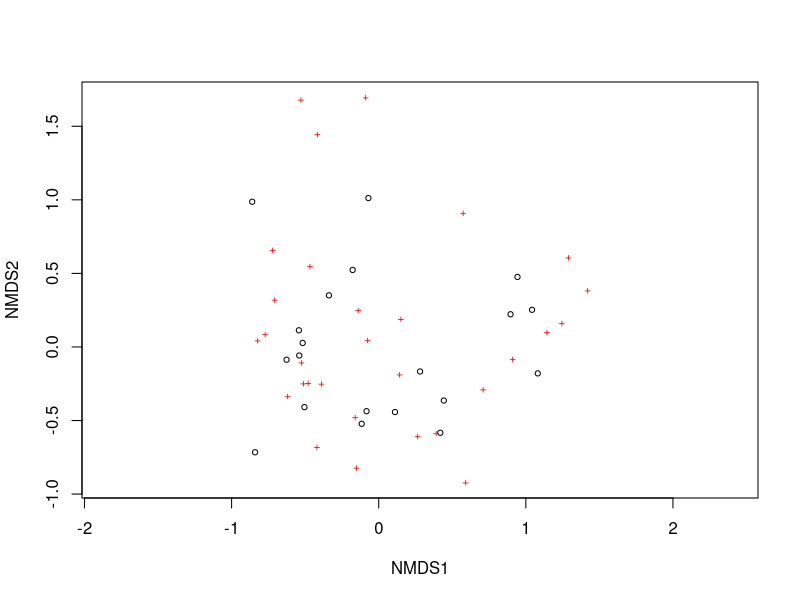
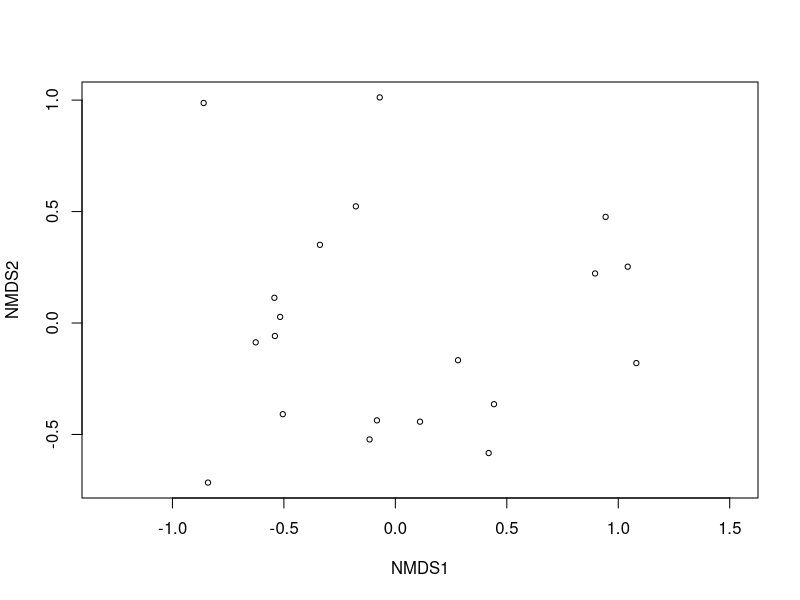
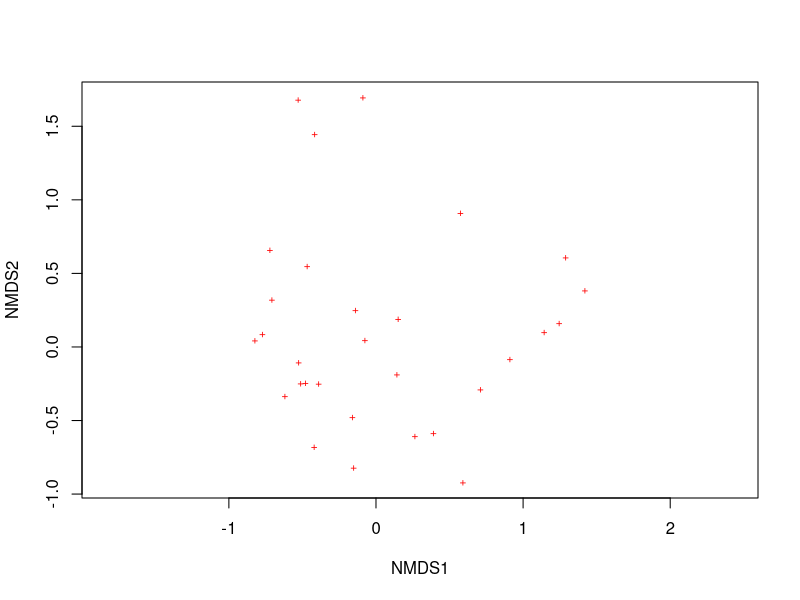
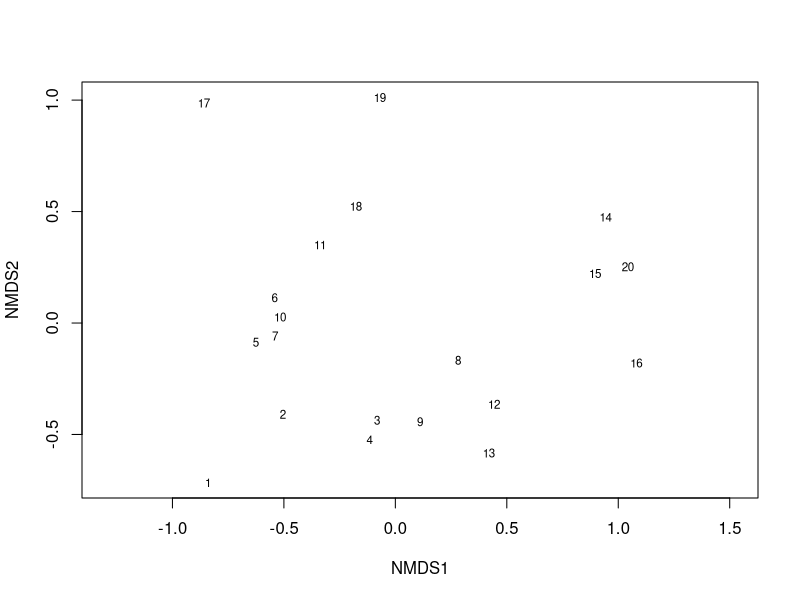
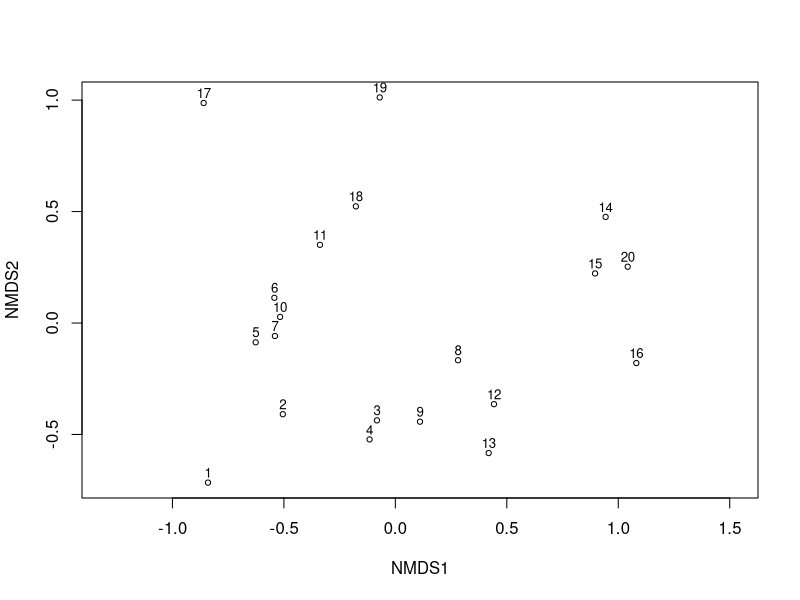
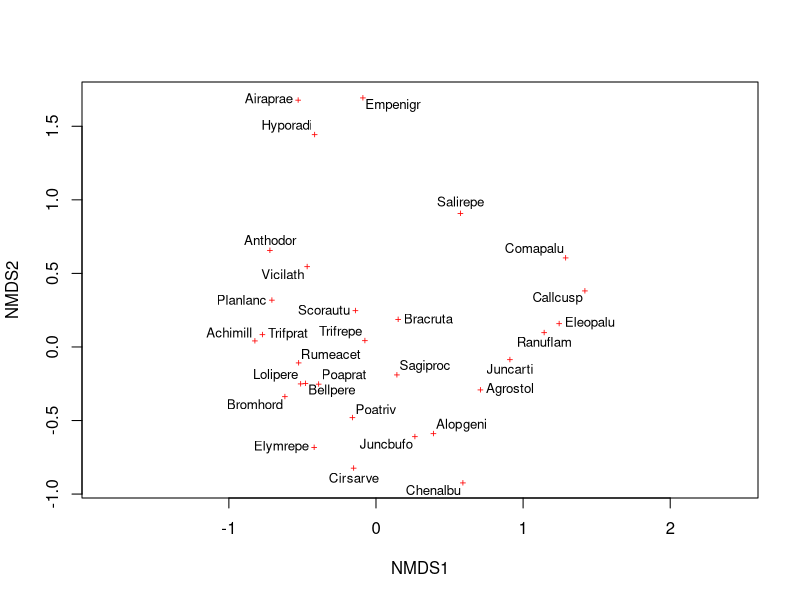
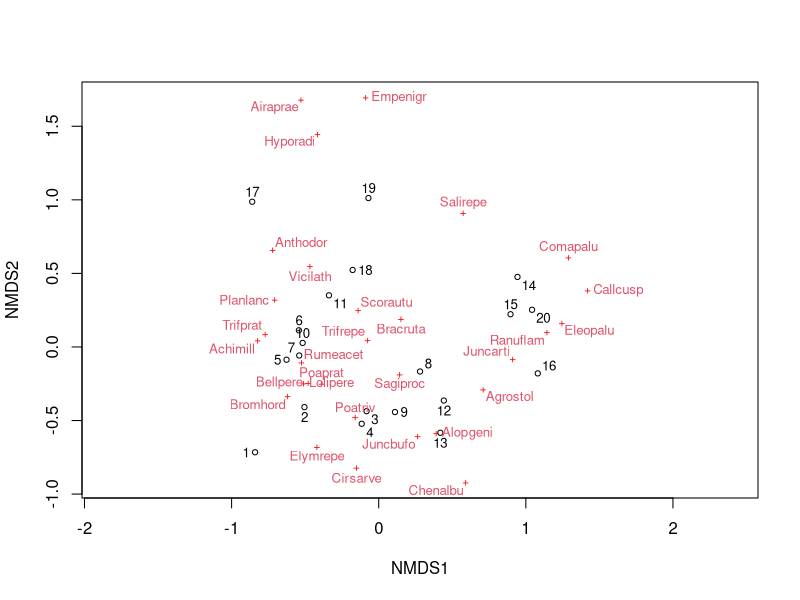
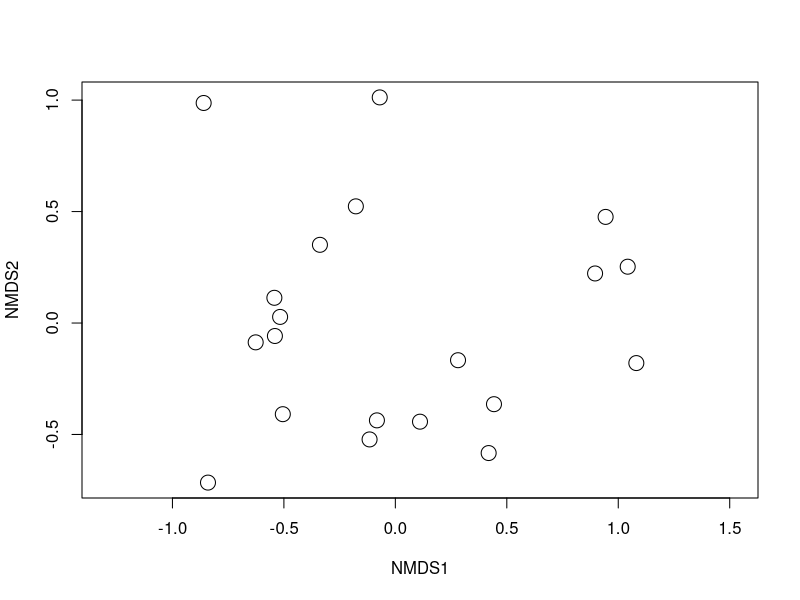

Write R code to recreate these figures, in order.
## ---- chunk 1
knitr::opts_chunk$set(comment = "", cache = TRUE, crop = TRUE)
knitr::knit_hooks$set(crop = knitr::hook_pdfcrop)
## ---- chunk 2
library("vegan")
data(dune)
data(dune.env)
## ---- chunk 3
dim(dune)
head(dune[,1:10], n=3)
## ---- chunk 4
head(dune.env, n=3)
summary(dune.env)
## ---- chunk 5
dune.bray.ord <- metaMDS(dune, distance = "bray", k = 2, trymax = 50)
## ---- chunk 6
plot(dune.bray.ord)
## ---- chunk 7
plot(dune.bray.ord, display = "sites")
## ---- chunk 8
plot(dune.bray.ord, display = "species")
## ---- chunk 9
plot(dune.bray.ord, display = "sites", type = "t")
## ---- chunk 10
plot(dune.bray.ord, display = "sites")
set.seed(314) ## make reproducible
ordipointlabel(dune.bray.ord, display = "sites", scaling = 3, add = TRUE)
## ---- chunk 11
plot(dune.bray.ord, display = "species")
set.seed(314) ## make reproducible
ordipointlabel(dune.bray.ord, display = "species", scaling = 3, add = TRUE)
## ---- chunk 12
plot(dune.bray.ord)
set.seed(314) ## make reproducible
ordipointlabel(dune.bray.ord, scaling = 3, add = TRUE)
## ---- chunk 13
plot(dune.bray.ord, display = "sites", cex=2)
## ---- chunk 14
colors.vec <- c("red", "blue", "orange", "grey")
plot(dune.bray.ord, display = "sites", type = "n")
points(dune.bray.ord, display = "sites", cex=2, pch = 21, 
       col = colors.vec[dune.env$Management], 
       bg = colors.vec[dune.env$Management])
legend("topright", legend = levels(dune.env$Management), bty = "n",
                      col = colors.vec, pch = 21, pt.bg = colors.vec)
## ---- chunk 15
par(mar = rep(0,4))
plot(c(-1, 26), 0:1, type = "n", axes = FALSE)
text(0:25, 0.4, 0:25, cex = 1.5)
points(0:25, rep(0.3, 26), pch = 0:25, bg = "grey", cex = 2)
## ---- chunk 16
shapes.vec <- c(21, 22, 24)
plot(dune.bray.ord, display = "sites", type = "n")
points(dune.bray.ord, display = "sites", cex=2, bg = "black", 
       pch = shapes.vec[dune.env$Use])
legend("topright", legend = levels(dune.env$Use), bty = "n",
                      col = "black", pch = shapes.vec, pt.bg = "black")
## ---- chunk 17
colors.vec <- c("red", "blue", "orange", "grey")
shapes.vec <- c(21, 22, 24)
plot(dune.bray.ord, display = "sites", type = "n")
points(dune.bray.ord, display = "sites", cex=2, 
       pch = shapes.vec[dune.env$Use], 
       col = colors.vec[dune.env$Management], 
       bg = colors.vec[dune.env$Management])
legend("topright", legend = levels(dune.env$Management), bty = "n",
                      col = colors.vec, pch = 21, pt.bg = colors.vec)
legend(1.4,1.05, legend = levels(dune.env$Use), bty = "n",
                      col = "black", pch = shapes.vec, pt.bg = "black")
## ---- chunk 18
# Just points
plot(dune.bray.ord, display = "sites", cex=2)
## ---- chunk 19
plot(dune.bray.ord, display = "sites", cex=2)
ordihull(dune.bray.ord,groups = dune.env$Management, label = TRUE)
## ---- chunk 20
plot(dune.bray.ord, display = "sites", cex=2)
ordihull(dune.bray.ord,groups = dune.env$Management, label = TRUE, col = "blue")
## ---- chunk 21
plot(dune.bray.ord, display = "sites", cex=2)
ordihull(dune.bray.ord,groups = dune.env$Management, label = TRUE, col = "blue")
ordispider(dune.bray.ord,groups = dune.env$Management, label = TRUE)
## ---- chunk 22
# Plot first, then add layers
plot(dune.bray.ord, display = "sites", cex=2)
## ---- chunk 23
plot(dune.bray.ord, display = "sites", cex=2)
ordispider(dune.bray.ord,groups = dune.env$Management, label = TRUE)
## ---- chunk 24
plot(dune.bray.ord, type = "n")
## ---- chunk 25
plot(dune.bray.ord, type = "n")
points(dune.bray.ord,display = "sites", cex = 2)
## ---- chunk 26
plot(dune.bray.ord, display = "sites", type = "n")
## ---- chunk 27
plot(dune.bray.ord, display = "sites", type = "n")
points(dune.bray.ord, display = "sites", cex = 2)
## ---- chunk 28
plot(dune.bray.ord, display = "sites", type = "n")
points(dune.bray.ord,display = "sites", cex = 2)
ordispider(dune.bray.ord,groups = dune.env$Management, label = TRUE)
## ---- chunk 29
plot(dune.bray.ord, display = "sites", type = "n")
points(dune.bray.ord, display = "sites", cex = 2)
ordiellipse(dune.bray.ord,groups = dune.env$Management, label = TRUE)
## ---- chunk 30
plot(dune.bray.ord, display = "sites", type = "n")
points(dune.bray.ord,display = "sites", cex = 2)
ordisurf(dune.bray.ord,dune.env$A1, add = TRUE)
## ---- chunk 31
dune.bray.ord.A1.fit <- envfit(dune.bray.ord ~ dune.env$A1, permutations = 1000)
dune.bray.ord.A1.fit
## ---- chunk 32
plot(dune.bray.ord, display = "sites", type = "n")
points(dune.bray.ord,display = "sites", cex = 2)
plot(dune.bray.ord.A1.fit, add = TRUE)
ordisurf(dune.bray.ord,dune.env$A1, add = TRUE)
